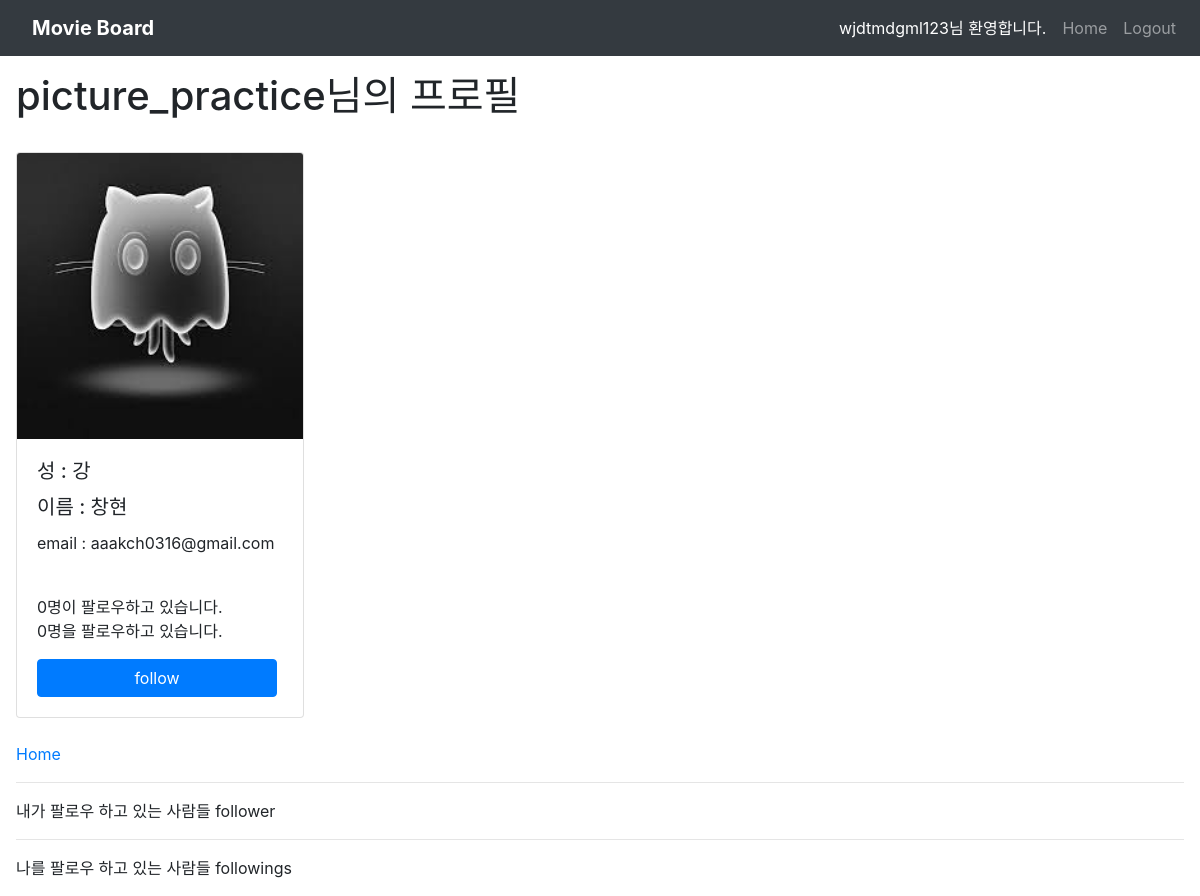
Screenshot of /accounts/picture_practice/ (signed in) with the database file from the repository.
### accounts/models.py (models this page shows)
class User(AbstractUser):
    image = models.ImageField(blank=True)
    followers = models.ManyToManyField(
        settings.AUTH_USER_MODEL,
        related_name='followings'
        )

### accounts/views.py (the view)
# urls.py: path('<str:username>/', views.profile, name='profile'),
@login_required
def profile(request, username):
    User = get_user_model()
    user = get_object_or_404(User, username=username )
    context={
        'person':user,
    }
    return render(request, 'accounts/profile.html', context)

### accounts/templates/accounts/profile.html (shortened to what this page needs)
{% extends 'base.html' %}
{% load static %}
{% block body %}
<h1>{{person.username}}님의 프로필</h1>
<br>
<div class="card" style="width: 18rem;">
    <img class="card-img-top" alt="Card image cap">
    <div class="card-body">
      <h5 class="card-title">성 : {{person.last_name}}</h5>
      <h5 class="card-title">이름 : {{person.first_name}}</h5>
      <p>email : {{person.email}}</p>
      <br>
      <p class="card-text">
          {{person.followings.count }}명이 팔로우하고 있습니다.
          <br>
        {{person.followers.count }}명을  팔로우하고 있습니다.
      </p>
    {% if user != person %}
        {% if request.user not in person.followings.all %}
       <a href="{% url 'accounts:follow' person.username %}" style="width: 15rem;" class="btn btn-primary">follow</a>
        {% else %}
        <a href="{% url 'accounts:follow' person.username %}" style="width: 15rem;" class="btn btn-primary">unfollow</a>
        <p>당신은 {{person.username}}을 팔로우 하고 있습니다.</p>
        {% endif %}
    {% endif %}
    </div>
  </div>
  <br>
  <a class="text-decoration-none" href="{% url 'community:index' %}" >Home</a>
  <hr/>
  <p>내가 팔로우 하고 있는 사람들 follower</p>
  <hr/>
  <p>나를 팔로우 하고 있는 사람들 followings</p>
{% endblock %}

### django_pjt4/templates/base.html (shortened to what this page needs)
<!DOCTYPE html>
<html lang="en">
<head>
    <link rel="stylesheet" href="https://stackpath.bootstrapcdn.com/bootstrap/4.4.1/css/bootstrap.min.css">
</head>
<body>
    <nav class="navbar navbar-expand-lg navbar-dark bg-dark">
  <a class="navbar-brand font-weight-bold mx-3" href="{% url 'community:index' %}">Movie Board</a>
  <div class="collapse navbar-collapse" id="navbarSupportedContent">
    <ul class="navbar-nav ml-auto">
    {% if request.user.is_authenticated %}
      <li class="nav-item active ">
        <a class="nav-link text-decoration-none" href="#">{{user.username}}님 환영합니다.</a>
      </li>
       <li class="nav-item">
        <a class="nav-link" href="{% url 'community:index' %}">Home</a>
      </li>
      <li class="nav-item">
        <a class="nav-link" href="{% url 'accounts:logout'%}">Logout</a>
      </li>
      {% endif %}
  </div>
</nav>
    <div class=m-3>
        {% block body %}
        {% endblock %}
    </div>
</body>
</html>

### rows the page displays
User: username "wjdtmdgml123"
User: username "picture_practice", last_name "강", first_name "창현", email "aaakch0316@gmail.com", followings.count "0", followers.count "0"
